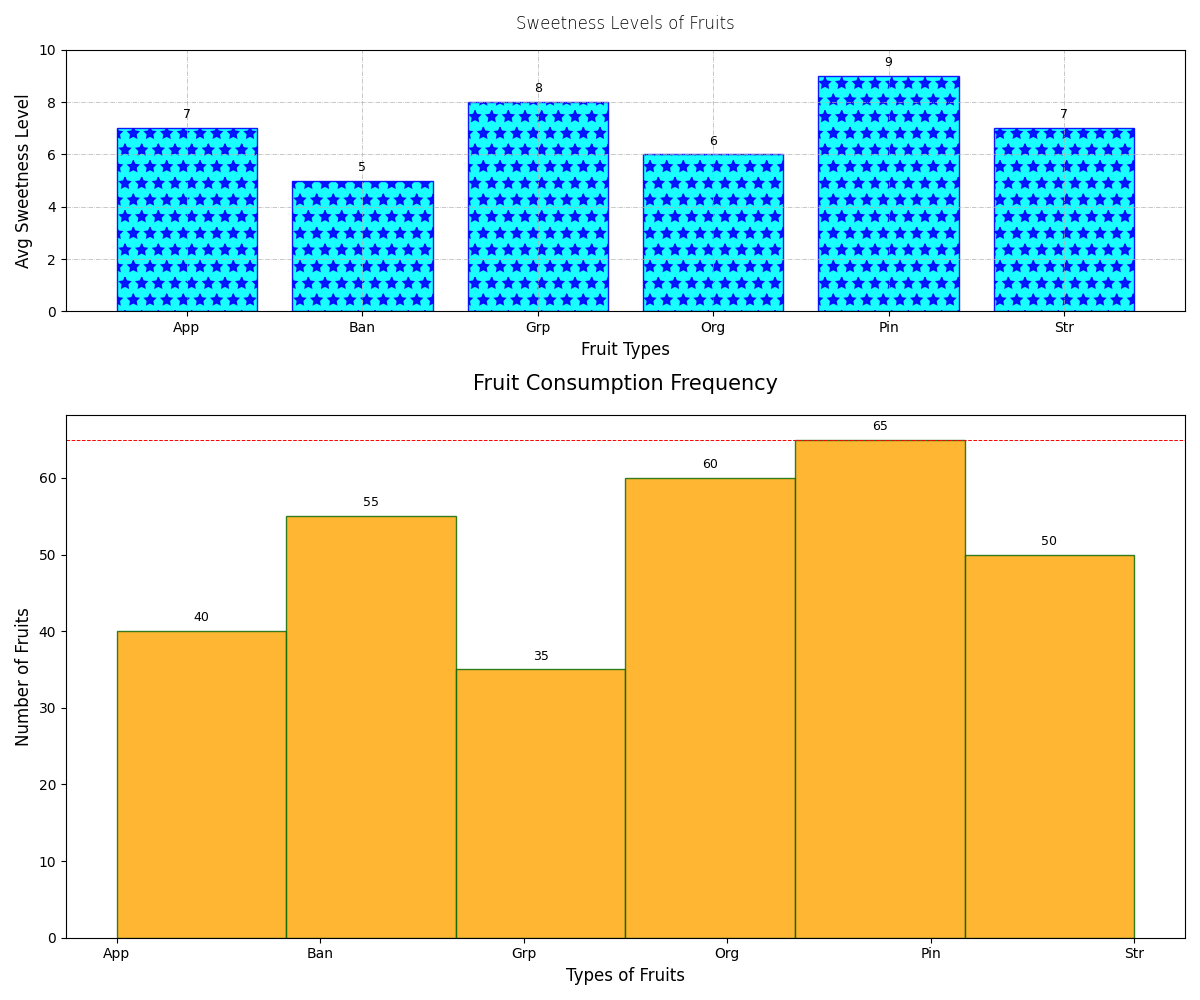

Reproduce this figure in Python.
import matplotlib.pyplot as plt
import numpy as np

fruits = ['App', 'Ban', 'Grp', 'Org', 'Pin', 'Str']
consumption_alpha = [15, 25, 10, 5, 30, 20]
consumption_beta = [20, 10, 15, 25, 10, 20]
consumption_gamma = [5, 20, 10, 30, 25, 10]
avg_sweetness_levels = [7, 5, 8, 6, 9, 7]

data = []
for fruit, count in zip(fruits * 3, consumption_alpha + consumption_beta + consumption_gamma):
    data.extend([fruit] * count)

fig, axs = plt.subplots(2, 1, figsize=(12, 10), gridspec_kw={'height_ratios': [1, 2]})

# First subplot with stylistic changes
ax1 = axs[0]
ax1.bar(fruits, avg_sweetness_levels, color='cyan', edgecolor='blue', alpha=0.9, hatch='*')
ax1.set_title('Sweetness Levels of Fruits', fontsize=12, fontweight='light', pad=15)  # Altered title
ax1.set_xlabel('Fruit Types', fontsize=12)  # Altered xlabel
ax1.set_ylabel('Avg Sweetness Level', fontsize=12)  # Altered ylabel
ax1.set_ylim(0, 10)
ax1.grid(True, linestyle='-.', linewidth=0.5)  # Added grid

for i, sweetness in enumerate(avg_sweetness_levels):
    ax1.annotate(f'{sweetness}', xy=(i, sweetness),
                 xytext=(0, 5), textcoords='offset points', ha='center', va='bottom', fontsize=9)

# Second subplot with stylistic changes
ax2 = axs[1]
n, bins, patches = ax2.hist(data, bins=len(fruits), edgecolor='darkgreen', color='orange', alpha=0.8)
ax2.set_title('Fruit Consumption Frequency', fontsize=15, fontweight='medium', pad=18)  # Altered title
ax2.set_xlabel('Types of Fruits', fontsize=12)  # Altered xlabel
ax2.set_ylabel('Number of Fruits', fontsize=12)  # Altered ylabel
ax2.set_xticks(np.arange(len(fruits)))
ax2.set_xticklabels(fruits)
ax2.axhline(y=n.max(), color='red', linestyle='--', linewidth=0.7)  # Added horizontal line

for count, rect in zip(n, patches):
    height = rect.get_height()
    ax2.annotate(f'{int(count)}', xy=(rect.get_x() + rect.get_width() / 2, height),
                 xytext=(0, 5), textcoords='offset points', ha='center', va='bottom', fontsize=9)

plt.tight_layout()
plt.show()
